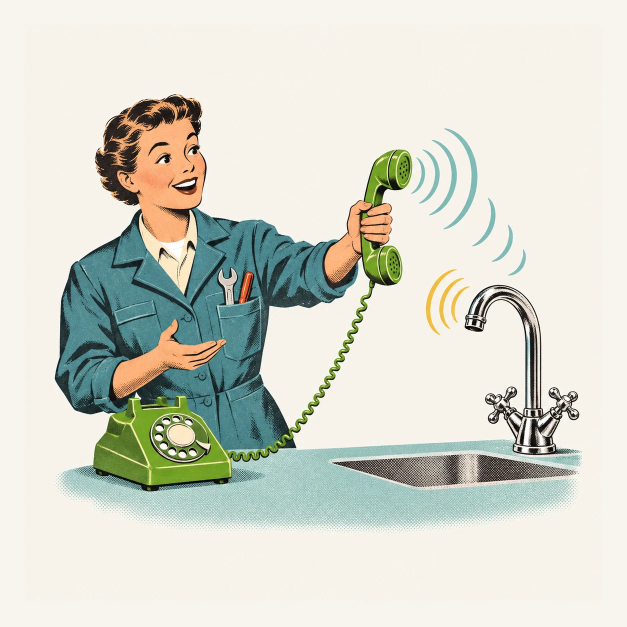
#> input picture taller-contenidos-ia/build/originals/03-voz.webp, 1254 x 1254 px, given as the content of the folder originals/03-voz.webp, which was not available (shown at 1/2 size)
$ python animate-stills.py originals/03-voz.webp originals/04-gafas.webp
#> lines starting #> are read from the running program, lines starting #| are printed output that depends on the picture; pictures that were not available may be replaced by others from this repository, and a replacement may not be noted
#> in animate, im is the input picture: PIL image 1254x1254 RGB; mean R, G, B 213.5, 215.5, 204.9
#!/usr/bin/env python3
"""
Hand-directed loops for the still illustrations: each piece gets its own small motions
(a robot's eyes look around and blink, a gauge needle trembles, a tag swings on its string,
a point of light glints on chrome), never a generic effect over the whole image.

    python3 animate-stills.py originals originals-anim [name ...]
    python3 prepare-media.py originals-anim && python3 build.py

Coordinates in RECIPES are in the 900 x 900 working space (the original, resized).
Every motion is periodic in the 4-second loop, so the loops are seamless.
"""
import sys, math, pathlib
import numpy as np
from PIL import Image, ImageFilter

PAPER = np.array((247, 244, 238), np.float32)
SIZE, N, MS = 900, 48, 84          # 48 frames x 84 ms = 4 s
TAU = 2 * math.pi
YY, XX = np.mgrid[0:SIZE, 0:SIZE].astype(np.float32)

# ---------------------------------------------------------------- helpers
_MEMO = {}
def memo(fn):
    def w(*a, **k):
        key = (fn.__name__,) + tuple(id(x) if isinstance(x, np.ndarray) else repr(x) for x in a) \
              + tuple(sorted((kk, repr(v)) for kk, v in k.items()))
        if key not in _MEMO:
            _MEMO[key] = (fn(*a, **k), a)
        return _MEMO[key][0]
    return w
def to_paper(a):
    lo = a.min(2); ch = a.max(2) - lo
#> after `ch = a.max(2) - lo`:
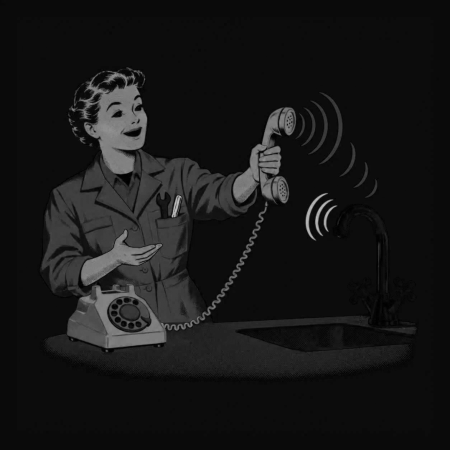
#> ch: shape (900, 900) float32 (shown at 1/2 size); min 0, max 202, mean 23.1
    w = np.clip((lo - 222) / 14, 0, 1) * np.clip((22 - ch) / 10, 0, 1)
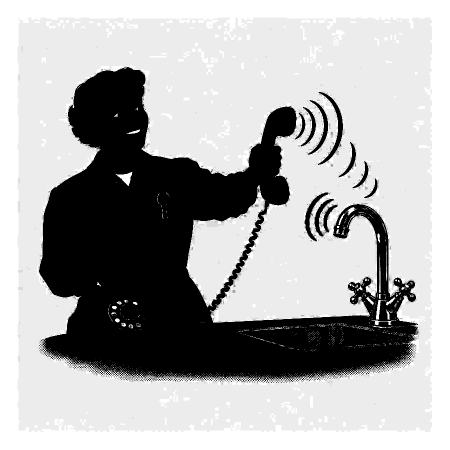
#> w: shape (900, 900) float32 (shown at 1/2 size); min 0, max 1, mean 0.676
    return a * (1 - w[..., None]) + PAPER * w[..., None]

@memo
def box_mask(shape, boxes):
    m = np.zeros(shape[:2], np.float32)
    for x0, y0, x1, y1 in boxes:
        m[int(y0):int(y1), int(x0):int(x1)] = 1
    return m

# [5 lines left out: function border_median, not called in this run]

@memo
def ink(a, boxes, bg=None, lo=22, soft=26):
    """Soft mask of what differs from the background inside the boxes."""
    bg = PAPER if bg is None else bg
    d = np.sqrt(((a - bg) ** 2).sum(2))
    return np.clip((d - lo) / soft, 0, 1) * box_mask(a.shape, boxes)

# [31 lines left out: functions grow, line_mask, paste, not called in this run]

def wave(t, cycles=1, phase=0.0):
    return math.sin(TAU * (cycles * t + phase))

def bump(t, t0, dur):
    """0..1..0 bump centred on t0 (wraps around the loop)."""
    d = ((t - t0 + 0.5) % 1) - 0.5
    return math.exp(-(d / dur) ** 2)

# ---------------------------------------------------------------- effects
# [69 lines left out: functions fx_sway, fx_needle, fx_bob, find_blob, fx_eyes, not called in this run]

def fx_sparkle(f, base, t, p, t0, size=26, dur=0.05):
    k = bump(t, t0, dur)
    if k < 0.02: return f
    x, y = p; r = int(size * 1.6)
    yy, xx = np.mgrid[-r:r, -r:r].astype(np.float32)
    s = size * (0.55 + 0.45 * k)
    ax, ay = np.abs(xx) / s, np.abs(yy) / s
    star = np.exp(-(ax * 7 + ay * 1.3) ** 1.2) + np.exp(-(ay * 7 + ax * 1.3) ** 1.2)
    dx_, dy_ = (xx + yy) / 1.414, (xx - yy) / 1.414
    star += 0.45 * (np.exp(-(np.abs(dx_) / s * 9 + np.abs(dy_) / s * 2.4)) +
                    np.exp(-(np.abs(dy_) / s * 9 + np.abs(dx_) / s * 2.4)))
    star += 0.9 * np.exp(-(xx ** 2 + yy ** 2) / (0.12 * s) ** 2)
    a = np.clip(star * k, 0, 1)[..., None]
    col = np.array((255, 253, 240), np.float32)
    f[y - r:y + r, x - r:x + r] = f[y - r:y + r, x - r:x + r] * (1 - a) + col * a
    return f

# [20 lines left out: functions fx_lamps, fx_fade, not called in this run]

def fx_ripple(f, base, t, boxes, src, wl=90, cycles=2):
    m = ink(base, boxes)
    yy, xx = YY, XX
    d = np.hypot(xx - src[0], yy - src[1])
    ph = (cycles * t - d / wl) % 1
    v = 0.3 + 0.7 * np.exp(-((ph - 0.5) / 0.22) ** 2)
    return f * (1 - m[..., None]) + (PAPER + (f - PAPER) * v[..., None]) * m[..., None]

# [35 lines left out: functions fx_flicker, fx_radar, fx_green, fx_gear, fx_buzz, not called in this run]

FX = dict(buzz=fx_buzz, sway=fx_sway, needle=fx_needle, bob=fx_bob, eyes=fx_eyes, sparkle=fx_sparkle,
          lamps=fx_lamps, fade=fx_fade, ripple=fx_ripple, flicker=fx_flicker, radar=fx_radar,
          green=fx_green, gear=fx_gear)

# ---------------------------------------------------------------- recipes
S = 'sparkle'
RECIPES = {
 'portada': [
   ('eyes', dict(eyes=[(415, 160), (490, 158)], look=5, blinks=(0.46,))),
   ('sway', dict(boxes=[(703, 200, 760, 258), (699, 255, 832, 412)], pivot=(708, 200), amp=4)),
   ('needle', dict(pivot=(512, 352), tip=(535, 328), amp=9)),
   (S, dict(p=(446, 102), t0=0.15)), (S, dict(p=(338, 792), t0=0.72, size=22)),
 ],
 'tres-modelos': [
   ('eyes', dict(eyes=[(715, 160), (740, 158)], look=3, blinks=(0.3,))),
   ('needle', dict(pivot=(645, 404), tip=(656, 345), amp=6, width=4)),
   ('needle', dict(pivot=(362, 461), tip=(368, 430), amp=6, width=3, phase=0.3)),
   (S, dict(p=(752, 106), t0=0.6)), (S, dict(p=(585, 423), t0=0.1, size=18)),
 ],
 'voz': [
   ('ripple', dict(boxes=[(585, 180, 762, 402)], src=(580, 245))),
   ('ripple', dict(boxes=[(603, 383, 688, 488)], src=(692, 462), wl=60)),
   (S, dict(p=(742, 424), t0=0.35)),
 ],
 'gafas': [
   ('sway', dict(boxes=[(783, 222, 822, 408)], pivot=(792, 410), amp=4, cycles=2)),
   ('sway', dict(boxes=[(690, 310, 784, 418)], pivot=(746, 420), amp=5, phase=0.3)),
   ('green', dict(boxes=[(440, 470, 660, 695)], amp=0.25, cycles=2)),
   (S, dict(p=(135, 492), t0=0.2)), (S, dict(p=(470, 505), t0=0.65, size=20)),
 ],
 'anuncio': [
   ('eyes', dict(eyes=[(175, 165), (245, 160)], look=5, blinks=(0.55,))),
   ('needle', dict(pivot=(245, 322), tip=(256, 300), amp=10, width=3)),
   (S, dict(p=(506, 330), t0=0.25)), (S, dict(p=(781, 262), t0=0.8, size=20)),
 ],
 'pregunta': [
   ('buzz', dict(boxes=[(492, 122, 762, 304)], pivot=(718, 232))),
   ('green', dict(boxes=[(455, 60, 830, 365)], amp=0.2, cycles=1)),
   (S, dict(p=(796, 470), t0=0.4)),
 ],
 'panel': [
   ('needle', dict(pivot=(345, 247), tip=(320, 225), amp=10, width=4)),
   ('needle', dict(pivot=(458, 252), tip=(486, 214), amp=7, width=4, phase=0.4)),
   ('needle', dict(pivot=(575, 258), tip=(555, 234), amp=9, width=4, phase=0.7)),
   ('lamps', dict(centres=[(338, 338), (403, 343), (480, 347), (555, 352)], cycles=2)),
   (S, dict(p=(690, 202), t0=0.5)),
 ],
 'cadena': [
   ('gear', dict(c=(250, 520), r=74, amp=8)),
   ('bob', dict(boxes=[(640, 172, 872, 468)], dy=14, press=True)),
   (S, dict(p=(486, 330), t0=0.75)),
 ],
 'manual': [
   ('eyes', dict(eyes=[(426, 215), (492, 226)], look=4, blinks=(), r=20, thr=60)),
   ('green', dict(boxes=[(420, 250, 720, 500)], amp=0.14, cycles=1)),
   (S, dict(p=(392, 148), t0=0.2)),
 ],
 'whatsapp': [
   ('bob', dict(boxes=[(582, 102, 838, 392), (548, 205, 584, 272)], dy=0, rot=2.4, pivot=(572, 240))),
   ('fade', dict(boxes=[(270, 236, 318, 282)], lo=0.0, cycles=2)),
   (S, dict(p=(632, 170), t0=0.55)),
 ],
 'foto': [
   ('fade', dict(boxes=[(282, 72, 478, 250)], lo=0.35, cycles=2)),
   ('eyes', dict(eyes=[(745, 318), (803, 305)], look=4, blinks=(0.4,), r=52)),
   ('fade', dict(boxes=[(596, 352, 600 + 40, 420), (700, 352, 745, 420)], lo=0.2, cycles=2, phase=0.25)),
   (S, dict(p=(445, 455), t0=0.7)),
 ],
 'ficha': [
   ('sway', dict(boxes=[(335, 655, 675, 752)], pivot=(505, 704), amp=1.2, line=((343, 742), (668, 662), 11))),
   (S, dict(p=(398, 250), t0=0.3, size=30)), (S, dict(p=(820, 722), t0=0.75)),
   (S, dict(p=(228, 64), t0=0.05, size=16)),
 ],
 'taller': [
   ('radar', dict(c=(455, 370), r=84)),
   ('sway', dict(boxes=[(528, 72, 838, 238)], pivot=(566, 212), amp=2.2, cycles=2)),
   (S, dict(p=(548, 440), t0=0.35, size=20)), (S, dict(p=(795, 160), t0=0.8, size=18)),
 ],
 'lupa': [
   ('green', dict(boxes=[(380, 200, 470, 470)], amp=0.35, cycles=1)),
   ('green', dict(boxes=[(720, 210, 805, 510)], amp=0.35, cycles=1, phase=0.5)),
   (S, dict(p=(205, 218), t0=0.25, size=30)), (S, dict(p=(322, 160), t0=0.7, size=18)),
 ],
 'romper': [
   ('sway', dict(boxes=[(598, 104, 792, 300)], pivot=(680, 282), amp=3, cycles=6)),
   ('fade', dict(boxes=[(548, 122, 592, 228)], lo=0.1, cycles=3)),
   ('fade', dict(boxes=[(772, 122, 818, 238)], lo=0.1, cycles=3, phase=0.5)),
   ('fade', dict(boxes=[(492, 52, 578, 108)], lo=0.0, flicker=True)),
   ('eyes', dict(eyes=[(400, 188), (465, 212)], look=4, blinks=(), r=18, thr=60)),
 ],
 'medir': [
   ('needle', dict(pivot=(337, 437), tip=(455, 345), amp=0, width=5, step=45)),
   ('needle', dict(pivot=(630, 318), tip=(645, 188), amp=4, width=5)),
   (S, dict(p=(195, 392), t0=0.3)), (S, dict(p=(622, 150), t0=0.8, size=20)),
 ],
 'piloto': [
   ('flicker', dict(boxes=[(505, 618, 578, 702)], amp=0.22)),
   ('fade', dict(boxes=[(540, 158, 552, 172)], lo=0.4, cycles=2)),
   (S, dict(p=(506, 300), t0=0.2)),
 ],
 'parada': [
   ('bob', dict(boxes=[(238, 28, 868, 308)], dy=6)),
   (S, dict(p=(312, 345), t0=0.3, size=30)), (S, dict(p=(552, 512), t0=0.78, size=20)),
 ],
}

# ---------------------------------------------------------------- run
def animate(src, dst, recipe):
    im = Image.open(src).convert('RGB')
    if im.width != im.height:
        m = min(im.size); l, u = (im.width - m) // 2, (im.height - m) // 2
        im = im.crop((l, u, l + m, u + m))
    base = to_paper(np.asarray(im.resize((SIZE, SIZE), Image.LANCZOS), np.float32))
    frames = []
    for i in range(N):
        t = i / N; f = base.copy()
        for name, kw in recipe:
            f = FX[name](f, base, t, **kw)
        frames.append(Image.fromarray(np.clip(f, 0, 255).astype(np.uint8)))
#> this loop made 48 passes
#> pass 1, in fx_ripple, `m = ink(base, boxes)`:
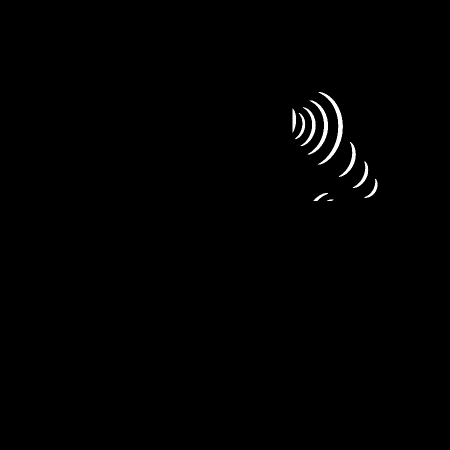
#> m: shape (900, 900) float32 (shown at 1/2 size); min 0, max 1, mean 0.00553
#> pass 1, in fx_ripple (call 2), `d = np.hypot(xx - src[0], yy - src[1])`:
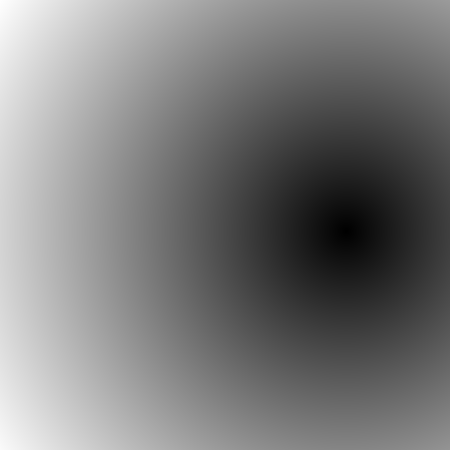
#> d: shape (900, 900) float32 (shown at 1/2 size); min 0, max 832.1, mean 401.5; drawn with min black and max white
#> after the loop, frames = 48 items
    frames[0].save(dst, save_all=True, append_images=frames[1:], duration=MS, loop=0,
                   quality=82, method=4)
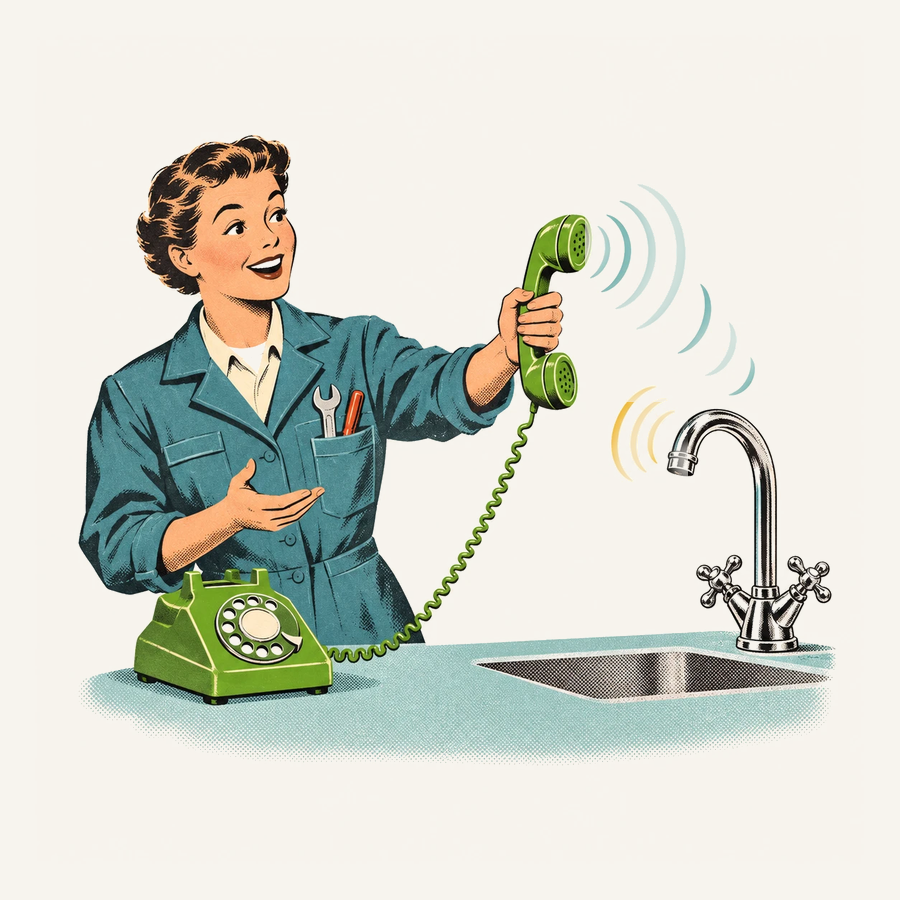
#> saved as 03-voz.webp: PIL image 900x900 RGB; mean R, G, B 213.7, 215.7, 206.3
    print(f'{dst.name:22s} {len(recipe)} motions')

if __name__ == '__main__':
    if len(sys.argv) < 3:
        sys.exit(__doc__)
    src, dst = pathlib.Path(sys.argv[1]), pathlib.Path(sys.argv[2])
    dst.mkdir(exist_ok=True)
    only = set(sys.argv[3:])
    for f in sorted(src.glob('*.webp')):
        key = f.stem.split('-', 1)[1]
        if (only and key not in only) or key not in RECIPES:
            continue
        _MEMO.clear()
        animate(f, dst / f.name, RECIPES[key])

$ run again, on taller-contenidos-ia/build/originals/04-gafas.webp
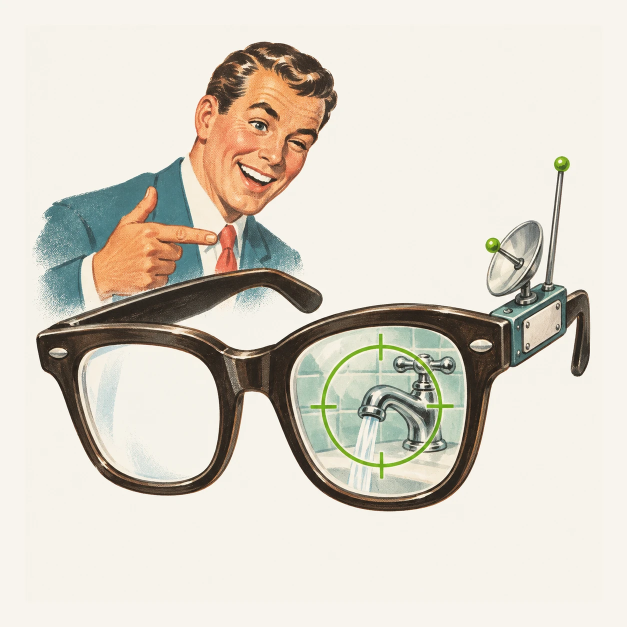
#> input picture taller-contenidos-ia/build/originals/04-gafas.webp, 1254 x 1254 px, given as the content of the folder originals/04-gafas.webp, which was not available (shown at 1/2 size)
#> in animate, im is the input picture: PIL image 1254x1254 RGB; mean R, G, B 218.1, 212.1, 200.8
#> the loop in animate, `for i in range(N):` made 48 passes
#> pass 1, in fx_sway, `m = ink(base, boxes, bgc, lo)`:
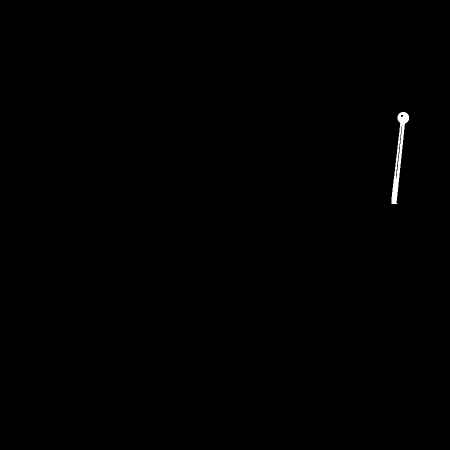
#> m: shape (900, 900) float32 (shown at 1/2 size); min 0, max 1, mean 0.0024
#> after the loop in animate, `for i in range(N):`: frames = 48 items
#> in animate, `frames[0].save(dst, save_all=True, append_images=frames[1:], duration=..`:
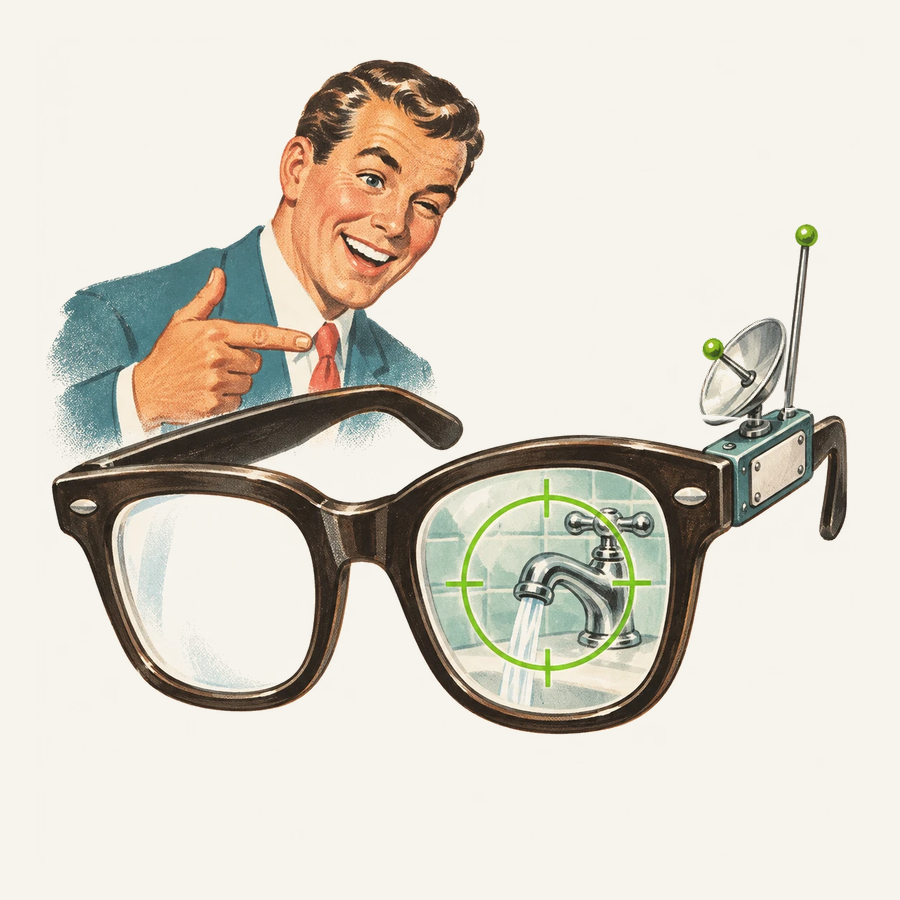
#> saved as 04-gafas.webp: PIL image 900x900 RGB; mean R, G, B 218.1, 212.3, 202
